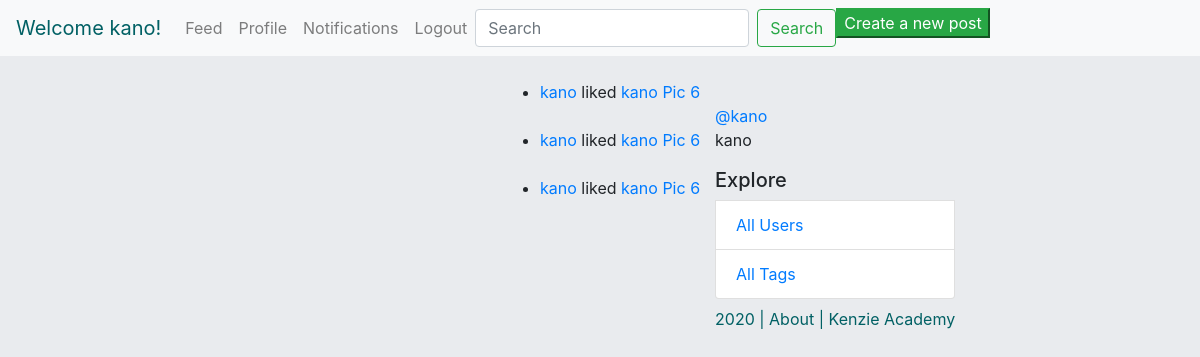
The page /notifications/ (signed in) on the database its author committed.
### authentication/models.py (models this page shows, shortened)
class Author(AbstractBaseUser):
    name = models.CharField(max_length=50)
    username = models.CharField(max_length=50, unique=True)
    slug = models.SlugField(null=False, unique=True)
    email = models.EmailField(max_length=100, unique=True)
    active = models.BooleanField(default=True)
    staff = models.BooleanField(default=False)
    admin = models.BooleanField(default=False)
    following = models.ManyToManyField(
        'self',
        related_name="following"
    )
    USERNAME_FIELD = 'username'
    REQUIRED_FIELDS = ['email', 'name']
    def __str__(self):
        return self.name
    @property
    def is_active(self):
        return self.active
    objects = AuthorManager()

### notification/models.py (models this page shows, shortened)
class Notification(models.Model):
    NOTIFICATION_TYPES = (
        ('like', 'Like'),
        ('comment', 'Comment'),
        ('follow', 'Follow'),
        ('mention', 'Mention'),
    )
    creator = models.ForeignKey(Author, related_name='creator', on_delete=models.CASCADE)
    to = models.ForeignKey(Author, related_name='to', on_delete=models.CASCADE)
    notification_type = models.CharField(max_length=20, choices=NOTIFICATION_TYPES)
    post = models.ForeignKey(Post, on_delete=models.CASCADE, blank=True, null=True)
    seen = models.BooleanField(default=False)
    created_timestamp = models.DateTimeField(blank=True, default=datetime.now)

### insta_backend/models.py (models this page shows, shortened)
class Post(models.Model):
    author = models.ForeignKey(
        'authentication.Author',
        on_delete=models.CASCADE
    )
    image = models.ImageField(upload_to='post_uploads/')
    caption = models.TextField(max_length=500)
    created_timestamp = models.DateTimeField(auto_now_add=True)
    updated_timestamp = models.DateTimeField(auto_now=True)
    likes = models.ManyToManyField(
        'authentication.Author',
        blank=True,
        related_name="authors_who_like_this"
        )
    comments = models.ManyToManyField(
        'authentication.Author',
        blank=True,
        related_name="authors_who_commented_this"
        )
    def __str__(self):
        return f"{self.author.name} Pic {self.id}"

### notification/views.py (the view)
# urls.py: path('notifications/', notification_view, name='notifications')
def notification_view(request):
    notifications = list(Notification.objects.filter(to=request.user))
    user = Author.objects.get(username=request.user.username)
    posts = Post.objects.filter(author=user).order_by('-created_timestamp')
    return render(request, 'notifications.html', {
        'notifications': notifications,
        'posts': posts,
    })

### notification/templates/notifications.html (shortened to what this page needs)
{% extends 'base.html' %}
{% block content %}
<div class="col d-flex mt-5 align-left" >
</div>
<div class="feed" style="margin-bottom: 10rem;">
{% for notification in notifications %}
<ul>
{% if notification.notification_type == 'like'%}
<li class='mt-4'><a href='/user/{{notification.creator.username}}/'>{{notification.creator}}</a> {{notification.notification_type}}d <a href='/post/{{notification.post.id}}/'>{{notification.post}}</a></li>
{% elif notification.notification_type == 'comment' %}
<li class='mt-4'><a href='/user/{{notification.creator.username}}/'>{{notification.creator}}</a> {{notification.notification_type}}ed on <a href='/post/{{notification.post.id}}/'>{{notification.post}}</a></li>
{% elif notification.notification_type == 'mention' %}
<li class='mt-4'><a href='/user/{{notification.creator.username}}/'>{{notification.creator}}</a> {{notification.notification_type}}ed you in <a href='/post/{{notification.post.id}}/'>{{notification.post}}</a></li>
{% elif notification.notification_type == 'follow' %}
<li class='mt-4'><a href='/user/{{notification.creator.username}}/'>{{notification.creator}}</a> {{notification.notification_type}}ed you</li>
{% endif %}
</ul>
{% endfor %}
</div>
{% endblock %}

### authentication/templates/base.html (shortened to what this page needs)
{% load static %}
<html>
    <head>
        <link rel="stylesheet" href="https://maxcdn.bootstrapcdn.com/bootstrap/4.0.0/css/bootstrap.min.css">
    </head>
    <body style='background-color: #e9ebee'>
    <nav class="navbar navbar-expand-lg navbar-light bg-light">
    {% if request.user.is_authenticated %}
        <a class="navbar-brand" style='color: #016064;' href="{% url 'home' %}">Welcome {{request.user.username}}!</a>
    {% else %}
        <a class="navbar-brand" style='color: #016064;' href="/">Welcome to Fakestagram!</a>
    {% endif %}
        <div class="collapse navbar-collapse" id="navbarNavAltMarkup">
            <div class="navbar-nav ">
                <a class="nav-item nav-link" href="{% url 'home' %}">Feed</a>
                {% if request.user.is_authenticated %}
                <a class="nav-item nav-link" href="{% url 'profile' slug=request.user.slug%}">Profile</a>
                <a class="nav-item nav-link" href="/notifications/">Notifications</a>
                <a class="nav-item nav-link" href="/logout/">Logout</a>
                {% else %}
                <a class="nav-item nav-link" href="{% url 'login' %}">Login</a>
                {% endif %}
                <form class="form-inline my-2 my-lg-0" action='/search/' method='get'>
                    <input class="form-control mr-sm-2" type="text" placeholder="Search" aria-label="Search" name="q">
                    <button class="btn btn-outline-success my-2 my-sm-0" type="submit">Search</button>
                </form>
                <a href="/post/add/"><button class="btn-success">Create a new post</button></a>
            </div>
        </div>
    </nav>
        <div class="container">
            <div class="row">
                    {% block content %}
                    {% endblock %}
                <div class="col d-flex mt-5 align-left">
                    <div>
                    {% if request.user.is_authenticated %}
                        <div>
                            <a href="{% url 'profile' slug=request.user.slug%}">@{{request.user.slug}}</a>
                            <p>{{request.user.name}}</p>
                        </div>
                    {% endif %}
                    <ul class="list-group">
                        <h5>
                        Explore
                        </h5>
                        <li class="list-group-item list-group-item-action">
                            <a href="{% url 'all_users'%}">All Users</a>
                        </li>
                        <li class="list-group-item list-group-item-action">
                            <a href="{% url 'all_tags'%}">All Tags</a>
                        </li>
                    </ul>
                    <p class='mt-2' style='color: #016064;'>2020 | <a style="text-decoration: none; color: inherit;" href="https://github.com/darveloper/insta-clone-backend">About</a> | <a style="text-decoration: none; color: inherit;" href="https://kenzie.academy">Kenzie Academy</a></p>
                    </div>
                </div>
            </div>
        </div>
    </body>
</html>

### rows shown on the page
Author: user.username "kano", user.slug "kano", user.name "kano"
Notification: creator "kano", notification_type "like", post "kano Pic 6"
Notification: creator "kano", notification_type "like", post "kano Pic 6"
Notification: creator "kano", notification_type "like", post "kano Pic 6"
